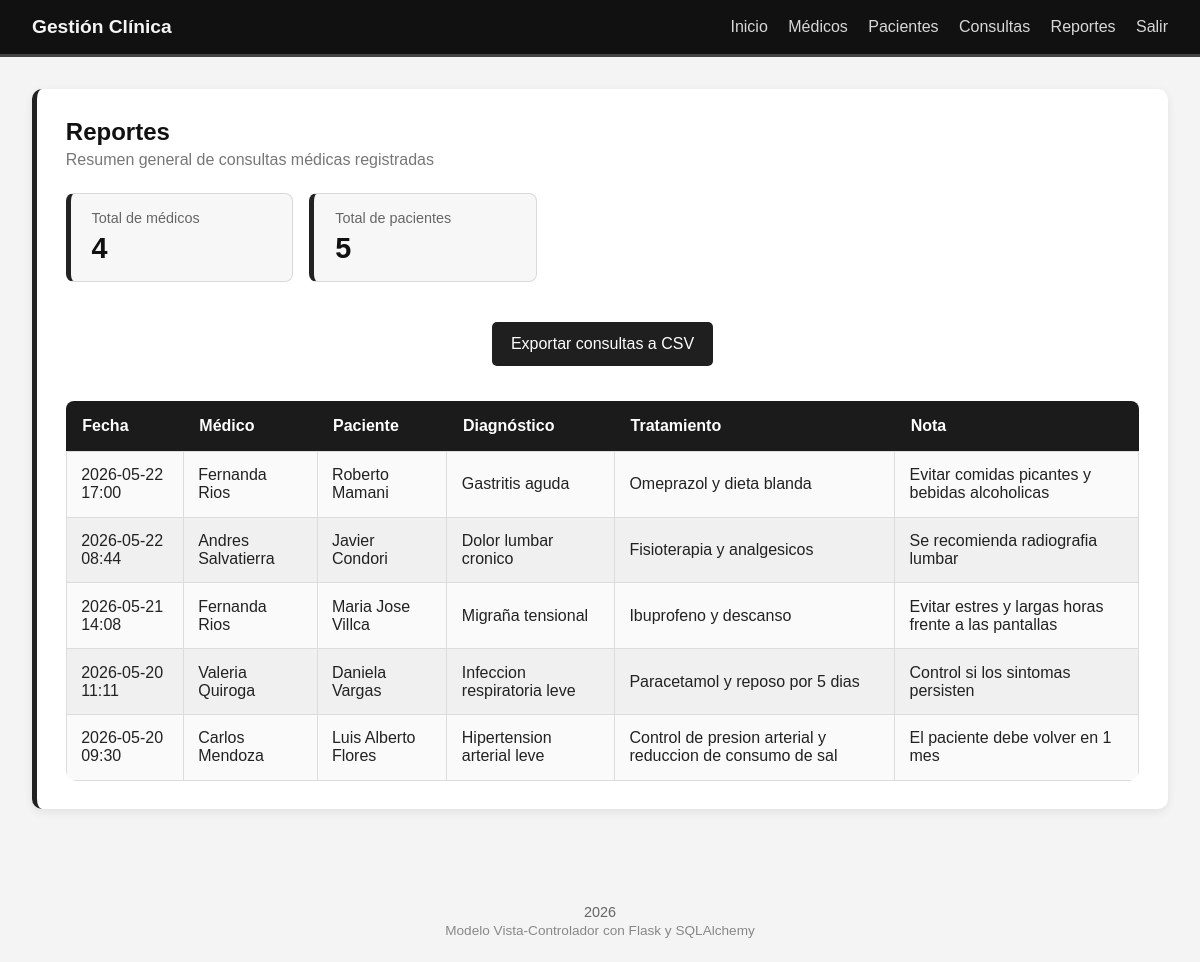
The page /reportes/ (signed in) on the database its author committed.
### models/__init__.py (models this page shows)
class Consulta(db.Model):
    id = db.Column(db.Integer, primary_key=True)
    fecha = db.Column(db.DateTime, nullable=False)
    diagnostico = db.Column(db.Text, nullable=False)
    tratamiento = db.Column(db.Text, nullable=False)
    nota = db.Column(db.String(255), nullable=True)
    medico_id = db.Column(db.Integer, db.ForeignKey("doctor.id"), nullable=False)
    paciente_id = db.Column(db.Integer, db.ForeignKey("patient.id"), nullable=False)

class Doctor(db.Model):
    id = db.Column(db.Integer, primary_key=True)
    nombre = db.Column(db.String(120), nullable=False)
    especialidad = db.Column(db.String(120), nullable=False)
    telefono = db.Column(db.String(30), nullable=False)
    correo = db.Column(db.String(120), unique=True, nullable=False)
    consultas = db.relationship("Consulta", backref="doctor", lazy=True)

class Patient(db.Model):
    id = db.Column(db.Integer, primary_key=True)
    nombre = db.Column(db.String(120), nullable=False)
    edad = db.Column(db.Integer, nullable=False)
    direccion = db.Column(db.String(255), nullable=False)
    telefono = db.Column(db.String(30), nullable=False)
    consultas = db.relationship("Consulta", backref="paciente", lazy=True)

### controllers/report_controller.py (the view)
@report_bp.route("/", methods=["GET"])
@login_required
def index():
    consultas = Consulta.query.order_by(Consulta.fecha.desc()).all()
    total_doctores = Doctor.query.count()
    total_pacientes = Patient.query.count()
    return render_template("reportes/index.html", consultas=consultas, total_doctores=total_doctores, total_pacientes=total_pacientes)

### templates/reportes/index.html
{% extends "base.html" %}
{% block content %}
<section>
    <div class="section-header">
        <div>
            <h2>Reportes</h2>
            <p>Resumen general de consultas médicas registradas</p>
        </div>
    </div>
    <div class="report-stats">
        <div class="mini-card">
            <span>Total de médicos</span>
            <strong>{{ total_doctores }}</strong>
        </div>
        <div class="mini-card">
            <span>Total de pacientes</span>
            <strong>{{ total_pacientes }}</strong>
        </div>
    </div>
    <div class="table-actions">
        <a class="button" href="{{ url_for('report.exportar') }}">
            Exportar consultas a CSV
        </a>
    </div>
    <div class="table-container">
        <table>
            <thead>
                <tr>
                    <th>Fecha</th>
                    <th>Médico</th>
                    <th>Paciente</th>
                    <th>Diagnóstico</th>
                    <th>Tratamiento</th>
                    <th>Nota</th>
                </tr>
            </thead>
            <tbody>
                {% for consulta in consultas %}
                <tr>
                    <td>{{ consulta.fecha.strftime('%Y-%m-%d %H:%M') }}</td>
                    <td>{{ consulta.doctor.nombre }}</td>
                    <td>{{ consulta.paciente.nombre }}</td>
                    <td>{{ consulta.diagnostico }}</td>
                    <td>{{ consulta.tratamiento }}</td>
                    <td>{{ consulta.nota or '-' }}</td>
                </tr>
                {% else %}
                <tr>
                    <td colspan="6" class="empty-table">
                        No hay consultas para reportar.
                    </td>
                </tr>
                {% endfor %}
            </tbody>
        </table>
    </div>
</section>
{% endblock %}

### static/style.css (style rules this page uses)
body { margin: 0; font-family: Arial, sans-serif; background: #f4f4f4; color: #222; }
section { background: #ffffff; padding: 1.8rem; border-radius: 10px; box-shadow: 0 3px 10px rgba(0,0,0,0.08); margin-bottom: 1.5rem; border-left: 5px solid #222; }
h2 { margin-top: 0; color: #111; }
.section-header { margin-bottom: 1.5rem; }
.section-header h2, .auth-header h2 { margin-bottom: 0.3rem; }
.section-header p, .auth-header p { margin-top: 0; color: #777; }
.table-container { overflow-x: auto; border-radius: 10px; }
table { width: 100%; border-collapse: collapse; margin-top: 1rem; overflow: hidden; border-radius: 8px; }
table th { background: #1b1b1b; color: #ffffff; padding: 1rem; text-align: left; font-weight: bold; }
table td { padding: 0.9rem; border: 1px solid #dcdcdc; background: #fafafa; }
table tr:nth-child(even) td { background: #f0f0f0; }
button, .button { background: #1f1f1f; color: #ffffff; border: none; padding: 0.8rem 1.2rem; border-radius: 5px; cursor: pointer; display: inline-block; text-decoration: none; margin-top: 1rem; transition: 0.3s; }
.report-stats { display: flex; gap: 1rem; margin: 1.5rem 0; flex-wrap: wrap; }
.mini-card { background: #f7f7f7; border: 1px solid #d9d9d9; border-left: 5px solid #222; border-radius: 8px; padding: 1rem 1.3rem; min-width: 180px; }
.mini-card span { display: block; color: #666; font-size: 0.9rem; margin-bottom: 0.4rem; }
.mini-card strong { font-size: 1.8rem; color: #111; }
.table-actions { margin-bottom: 1rem; }
.page-actions, .table-actions { display: flex; justify-content: center; flex-wrap: wrap; gap: 1rem; margin: 1.2rem 0; }

### rows shown on the page
Consulta: fecha "2026-05-22 17:00", doctor.nombre "Fernanda Rios", paciente.nombre "Roberto Mamani", diagnostico "Gastritis aguda", tratamiento "Omeprazol y dieta blanda", nota "Evitar comidas picantes y bebidas alcoholicas"
Consulta: fecha "2026-05-22 08:44", doctor.nombre "Andres Salvatierra", paciente.nombre "Javier Condori", diagnostico "Dolor lumbar cronico", tratamiento "Fisioterapia y analgesicos", nota "Se recomienda radiografia lumbar"
Consulta: fecha "2026-05-21 14:08", doctor.nombre "Fernanda Rios", paciente.nombre "Maria Jose Villca", diagnostico "Migraña tensional", tratamiento "Ibuprofeno y descanso", nota "Evitar estres y largas horas frente a las pantallas"
Consulta: fecha "2026-05-20 11:11", doctor.nombre "Valeria Quiroga", paciente.nombre "Daniela Vargas", diagnostico "Infeccion respiratoria leve", tratamiento "Paracetamol y reposo por 5 dias", nota "Control si los sintomas persisten"
Consulta: fecha "2026-05-20 09:30", doctor.nombre "Carlos Mendoza", paciente.nombre "Luis Alberto Flores", diagnostico "Hipertension arterial leve", tratamiento "Control de presion arterial y reduccion de consumo de sal", nota "El paciente debe volver en 1 mes"

### other values the page prints
{{ total_doctores }} "4"
{{ total_pacientes }} "5"
